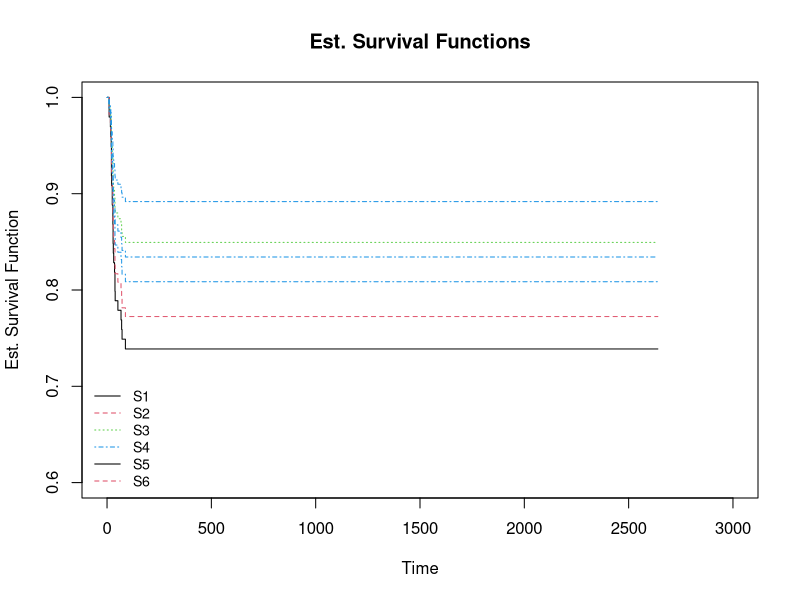

R code for this plot:
## ---- chunk 1
knitr::opts_chunk$set(echo = TRUE)
## ---- chunk 2
library(KMsurv)
library(survival)
## ---- chunk 3
data(bnct)
bnct$z1 = ifelse(bnct$trt == 2, 1, 0)
bnct$z2 = ifelse(bnct$trt == 3, 1, 0)
fit.breslow = coxph(Surv(time, death) ~ z1 + z2, data = bnct, ties = "breslow")
fit.breslow
exp(confint(fit.breslow))
## ---- chunk 4
summary(fit.breslow)
## ---- chunk 5
round(cbind(fit.breslow$score, 1 - pchisq(fit.breslow$score, 2)), 4)
## ---- chunk 6
round(cbind(2*(fit.breslow$loglik[2]-fit.breslow$loglik[1]), 
            1-pchisq(2*(fit.breslow$loglik[2]-fit.breslow$loglik[1]), 2)), 4)
## ---- chunk 7
b.null <- c(0, 0)
X2.wald <- t(fit.breslow$coefficients[1:2] - b.null) %*% 
  solve(fit.breslow$var[-4, -4]) %*% 
  (fit.breslow$coefficients[1:2] - b.null)
round(cbind(X2.wald, 1-pchisq(X2.wald, 2)), 4)
## ---- chunk 8
C  <- c(1, -1)
b0 <- c(0, 0)
b  <- fit.breslow$coefficients
V  <- fit.breslow$var
wald = t(C %*% b - C %*% b0) %*% solve(t(C) %*% V %*% C) %*% 
  (C %*% b - C %*% b0)
round(cbind(wald, 1-pchisq(wald, 2)), 4)
## ---- chunk 9
rr = exp(fit.breslow$coef[2]-fit.breslow$coef[1])
var = fit.breslow[["var"]][1,1]+fit.breslow[["var"]][2,2]-2*fit.breslow[["var"]][1,2]

exp(fit.breslow$coef[2]-fit.breslow$coef[1]-1.96*sqrt(var))
exp(fit.breslow$coef[2]-fit.breslow$coef[1]+1.96*sqrt(var))
## ---- chunk 10
fit.breslow1 = coxph(Surv(time, death) ~ z1, data = bnct, ties = "breslow")
summary(fit.breslow1)
fit.breslow2 = coxph(Surv(time, death) ~ z2, data = bnct, ties = "breslow")
summary(fit.breslow2)
## ---- chunk 11
round(cbind(2*(fit.breslow1$loglik[2]-fit.breslow1$loglik[1]), 
            1-pchisq(2*(fit.breslow1$loglik[2]-fit.breslow1$loglik[1]), 1)), 4)
round(cbind(2*(fit.breslow2$loglik[2]-fit.breslow2$loglik[1]), 
            1-pchisq(2*(fit.breslow2$loglik[2]-fit.breslow2$loglik[1]), 1)), 4)
## ---- chunk 12
C  <- c(1)
b0 <- c(0)
b  <- fit.breslow1$coefficients
V  <- fit.breslow1$var
wald = t(C %*% b - C %*% b0) %*% solve(t(C) %*% V %*% C) %*% 
  (C %*% b - C %*% b0)
round(cbind(wald, 1-pchisq(wald, 1)), 4)

C  <- c(1)
b0 <- c(0)
b  <- fit.breslow2$coefficients
V  <- fit.breslow2$var
wald = t(C %*% b - C %*% b0) %*% solve(t(C) %*% V %*% C) %*% 
  (C %*% b - C %*% b0)
round(cbind(wald, 1-pchisq(wald, 1)), 4)
## ---- chunk 13
data(hodg)
hodg$c2 = rep(0,nrow(hodg))
hodg$c3 = rep(0,nrow(hodg))
hodg$c4 = rep(0,nrow(hodg))
hodg$c2[hodg$dtype == 1 & hodg$gtype == 2] = 1
hodg$c3[hodg$dtype == 2 & hodg$gtype == 1] = 1
hodg$c4[hodg$dtype == 2 & hodg$gtype == 2] = 1
## ---- chunk 14
hodg$gtypeb = ifelse(hodg$gtype == 1,0,1)
hodg$dtypeb = ifelse(hodg$dtype == 1,0,1)
hodg$int = hodg$gtypeb* hodg$dtypeb
## ---- chunk 15
fit.hodg = coxph(Surv(time, delta) ~ c2 + c3 + c4, data = hodg, ties = "breslow")
table = summary(fit.hodg)
table = cbind(table[["coefficients"]],table[["coefficients"]][,4]^2)
colnames(table)[6] = 'chisq'
table
## ---- chunk 16
anova(fit.hodg)
## ---- chunk 17
fit.hodgb = coxph(Surv(time, delta) ~ gtypeb + dtypeb + int, data = hodg, ties = "breslow")
summary(fit.hodgb)
table = summary(fit.hodgb)
table = cbind(table[["coefficients"]],table[["coefficients"]][,4]^2)
colnames(table)[6] = 'chisq'
table
anova(fit.hodgb)
## ---- chunk 18
C  <- c(0,0,1)
b0 <- c(0, 0,0)
b  <- fit.hodgb$coefficients
V  <- fit.hodgb$var
wald = t(C %*% b - C %*% b0) %*% solve(t(C) %*% V %*% C) %*% 
  (C %*% b - C %*% b0)
round(cbind(wald, 1-pchisq(wald, 1)), 4)
## ---- chunk 19
summary(fit.hodg)
## ---- chunk 20
C  <- c(0,1,0)
b0 <- c(0, 0,0)
b  <- fit.hodg$coefficients
V  <- fit.hodg$var
wald = t(C %*% b - C %*% b0) %*% solve(t(C) %*% V %*% C) %*% 
  (C %*% b - C %*% b0)
round(cbind(wald, 1-pchisq(wald, 1)), 4)
## ---- chunk 21
C  <- c(1,0,-1)
b0 <- c(0, 0,0)
b  <- fit.hodg$coefficients
V  <- fit.hodg$var
wald = t(C %*% b - C %*% b0) %*% solve(t(C) %*% V %*% C) %*% 
  (C %*% b - C %*% b0)
round(cbind(wald, 1-pchisq(wald, 1)), 4) #1 or 2 df?
## ---- chunk 22
C  <- rbind(c(1,0,0),c(0,1,-1))
b0 <- c(0, 0,0)
b  <- fit.hodg$coefficients
V  <- fit.hodg$var
wald = t(C %*% b - C %*% b0) %*% solve((C) %*% V %*% t(C)) %*% 
  (C %*% b - C %*% b0)
round(cbind(wald, 1-pchisq(wald, 2)), 4)
## ---- chunk 23
data(bmt)
fit.bmt = coxph(Surv(ta, da) ~ z10, data = bmt, ties = "breslow")
summary(fit.bmt)
## ---- chunk 24
(fit.group  <- coxph(Surv(ta, da) ~ factor(group) + z10, data = bmt, ties = 'breslow'))
fit.groupb  <- coxph(Surv(ta, da) ~ factor(group), data = bmt, ties = 'breslow')
## ---- chunk 25
group.coef <- fit.group$coefficients

X2.lrt <- 2 * (fit.group$loglik[2] - fit.groupb$loglik[2])
round(cbind(X2.lrt, 1-pchisq(X2.lrt, 1)), 4)


C  <- c(0,0,1)
b0 <- c(0,0,0)
b  <- group.coef
V  <- fit.group$var
wald = t(C %*% b - C %*% b0) %*% solve(t(C) %*% V %*% (C)) %*% 
  (C %*% b - C %*% b0)
round(cbind(wald, 1-pchisq(wald, 1)), 4)
## ---- chunk 26
fit.bmtI = coxph(Surv(ta, da) ~ z10 + factor(group)+factor(group)*z10, data = bmt, ties = "breslow")
summary(fit.bmtI)

C  <- rbind(c(0,0,0,1,0),c(0,0,0,0,1))
b0 <- c(0,0,0,0,0)
b  <- fit.bmtI$coefficients
V  <- fit.bmtI$var
wald = t(C %*% b - C %*% b0) %*% solve((C) %*% V %*% t(C)) %*% 
  (C %*% b - C %*% b0)
round(cbind(wald, 1-pchisq(wald, 2)), 4)
## ---- chunk 27
fit.bmtd = coxph(Surv(ta, da) ~ z1 + z2+z1*z2+z3+z4+z3*z4+z5+z6+z5*z6+z8+z7+factor(group)+z10, data = bmt, ties = "breslow")
summary(fit.bmtd)
step(fit.bmtd)
## ---- chunk 28
(best.fit = coxph(Surv(ta, da) ~ z1 + z6 + factor(group) + z10, 
    data = bmt, ties = "breslow"))
summary(best.fit)

C  <- c(0,0,0,0,1)
b0 <- c(0,0,0,0,0)
b  <- best.fit$coefficients
V  <- best.fit$var
wald = t(C %*% b - C %*% b0) %*% solve(t(C) %*% V %*% (C)) %*% 
  (C %*% b - C %*% b0)
round(cbind(wald, 1-pchisq(wald, 1)), 4)
## ---- chunk 29
fit.group  <- coxph(Surv(ta, da) ~ factor(group) + z10, data = bmt, ties = 'breslow')

b.haz <- basehaz(fit.group, centered = F)
t     <- b.haz[ ,2]
S.est <- cbind(exp(-b.haz[,1]), t)
b.est <- fit.group$coefficients

S1 <- S.est[,1]^(exp(t(b.est) %*% c(0, 0, 0)))
S2 <- S.est[,1]^(exp(t(b.est) %*% c(1, 0, 0)))
S3 <- S.est[,1]^(exp(t(b.est) %*% c(0, 1, 0)))
S4 <- S.est[,1]^(exp(t(b.est)%*% c(0, 0, 1)))
S5 <- S.est[,1]^(exp(t(b.est)%*% c(1, 0, 1)))
S6 <- S.est[,1]^(exp(t(b.est)%*% c(0, 1, 1)))

plot(S1 ~ t, type = 's', xlim = c(0, 3000), ylim = c(0.6, 1),
     main = 'Est. Survival Functions',
     ylab = 'Est. Survival Function', xlab = 'Time')
lines(S2 ~ t, type = 's', lty = 2, col = 2)
lines(S3 ~ t, type = 's', lty = 3, col = 3)
lines(S4 ~ t, type = 's', lty = 4, col = 4)
lines(S5 ~ t, type = 's', lty = 4, col = 4)
lines(S6 ~ t, type = 's', lty = 4, col = 4)
legend('bottomleft', 
       c('S1', 'S2', 'S3', 'S4','S5','S6'), 
       col = 1:4, lty = 1:4, bty = 'n', cex = .85)
## ---- chunk 30
fit.s1 <- survfit(fit.group, newdata = data.frame(group = 3, z10 = 0), 
                  se.fit = TRUE, conf.int = .95, conf.type = 'log-log')

summary(fit.s1)

fit.s2 <- survfit(fit.group, newdata = data.frame(group = 3, z10 = 1), 
                  se.fit = TRUE, conf.int = .95, conf.type = 'log-log')

summary(fit.s2)
